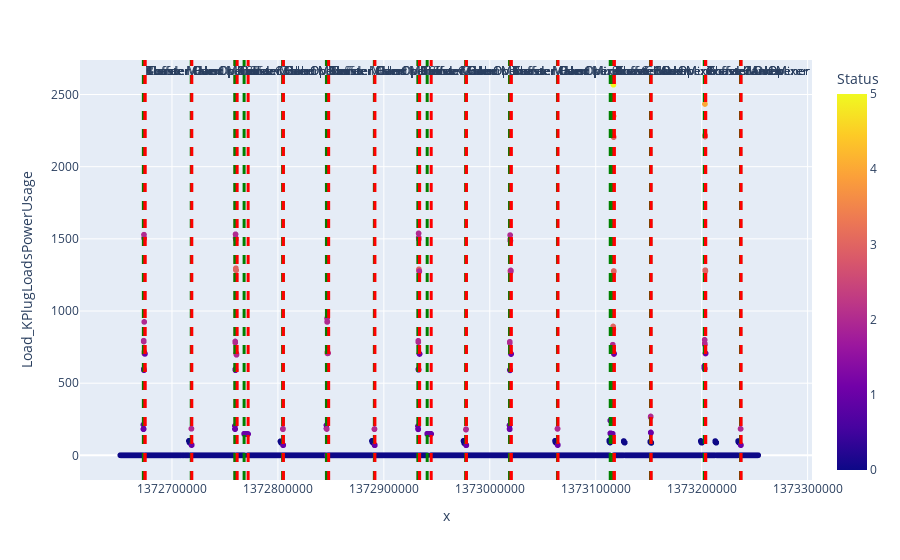

Notebook code cell kept with this figure:
### Code cell
fig = px.scatter(kitchenplugs, x=[time.timestamp() for time in kitchenplugs["Timestamp"]], y="Load_KPlugLoadsPowerUsage", color="Status")
for appliance, df in appliance_dict.items():
    for index in df.index:
        fig.add_vline(x=df.loc[index, "Timestamp"].timestamp(), line_width=3, line_dash="dash",
                      annotation_text=df.loc[index, "Appliance"], line_color=df.loc[index, "Color"])  #

fig.update_layout(
    xaxis_tickformat = "yyyy-mm-dd HH:MM:SS"
)

fig.show()

### Figure 1 — Plotly figure (JSON) as saved in the notebook; plotly's stock layout.template omitted (floating-point values rounded to 4 significant figures; data arrays with more than 128 entries replaced by an {"elided": "..."} marker saying what was removed)
{"data": [{"hovertemplate": "x=%{x}<br>Load_KPlugLoadsPowerUsage=%{y}<br>Status=%{marker.color}<extra></extra>", "legendgroup": "", "marker": {"color": {"elided": "10001 float values"}, "coloraxis": "coloraxis", "symbol": "circle"}, "mode": "markers", "name": "", "showlegend": false, "x": {"elided": "10001 float values"}, "xaxis": "x", "y": {"elided": "10001 float values"}, "yaxis": "y", "type": "scattergl"}], "layout": {"xaxis": {"anchor": "y", "domain": [0.0, 1.0], "title": {"text": "x"}, "tickformat": "yyyy-mm-dd HH:MM:SS"}, "yaxis": {"anchor": "x", "domain": [0.0, 1.0], "title": {"text": "Load_KPlugLoadsPowerUsage"}}, "coloraxis": {"colorbar": {"title": {"text": "Status"}}, "colorscale": [[0.0, "#0d0887"], [0.1111, "#46039f"], [0.2222, "#7201a8"], [0.3333, "#9c179e"], [0.4444, "#bd3786"], [0.5556, "#d8576b"], [0.6667, "#ed7953"], [0.7778, "#fb9f3a"], [0.8889, "#fdca26"], [1.0, "#f0f921"]]}, "legend": {"tracegroupgap": 0}, "margin": {"t": 60}, "shapes": [{"line": {"color": "green", "dash": "dash", "width": 3}, "type": "line", "x0": 1373000000.0, "x1": 1373000000.0, "xref": "x", "y0": 0, "y1": 1, "yref": "y domain"}, {"line": {"color": "red", "dash": "dash", "width": 3}, "type": "line", "x0": 1373000000.0, "x1": 1373000000.0, "xref": "x", "y0": 0, "y1": 1, "yref": "y domain"}, {"line": {"color": "green", "dash": "dash", "width": 3}, "type": "line", "x0": 1373000000.0, "x1": 1373000000.0, "xref": "x", "y0": 0, "y1": 1, "yref": "y domain"}, {"line": {"color": "red", "dash": "dash", "width": 3}, "type": "line", "x0": 1373000000.0, "x1": 1373000000.0, "xref": "x", "y0": 0, "y1": 1, "yref": "y domain"}, {"line": {"color": "green", "dash": "dash", "width": 3}, "type": "line", "x0": 1373000000.0, "x1": 1373000000.0, "xref": "x", "y0": 0, "y1": 1, "yref": "y domain"}, {"line": {"color": "red", "dash": "dash", "width": 3}, "type": "line", "x0": 1373000000.0, "x1": 1373000000.0, "xref": "x", "y0": 0, "y1": 1, "yref": "y domain"}, {"line": {"color": "green", "dash": "dash", "width": 3}, "type": "line", "x0": 1373000000.0, "x1": 1373000000.0, "xref": "x", "y0": 0, "y1": 1, "yref": "y domain"}, {"line": {"color": "red", "dash": "dash", "width": 3}, "type": "line", "x0": 1373000000.0, "x1": 1373000000.0, "xref": "x", "y0": 0, "y1": 1, "yref": "y domain"}, {"line": {"color": "green", "dash": "dash", "width": 3}, "type": "line", "x0": 1373000000.0, "x1": 1373000000.0, "xref": "x", "y0": 0, "y1": 1, "yref": "y domain"}, {"line": {"color": "red", "dash": "dash", "width": 3}, "type": "line", "x0": 1373000000.0, "x1": 1373000000.0, "xref": "x", "y0": 0, "y1": 1, "yref": "y domain"}, {"line": {"color": "green", "dash": "dash", "width": 3}, "type": "line", "x0": 1373000000.0, "x1": 1373000000.0, "xref": "x", "y0": 0, "y1": 1, "yref": "y domain"}, {"line": {"color": "red", "dash": "dash", "width": 3}, "type": "line", "x0": 1373000000.0, "x1": 1373000000.0, "xref": "x", "y0": 0, "y1": 1, "yref": "y domain"}, {"line": {"color": "green", "dash": "dash", "width": 3}, "type": "line", "x0": 1373000000.0, "x1": 1373000000.0, "xref": "x", "y0": 0, "y1": 1, "yref": "y domain"}, {"line": {"color": "red", "dash": "dash", "width": 3}, "type": "line", "x0": 1373000000.0, "x1": 1373000000.0, "xref": "x", "y0": 0, "y1": 1, "yref": "y domain"}, {"line": {"color": "green", "dash": "dash", "width": 3}, "type": "line", "x0": 1373000000.0, "x1": 1373000000.0, "xref": "x", "y0": 0, "y1": 1, "yref": "y domain"}, {"line": {"color": "red", "dash": "dash", "width": 3}, "type": "line", "x0": 1373000000.0, "x1": 1373000000.0, "xref": "x", "y0": 0, "y1": 1, "yref": "y domain"}, {"line": {"color": "green", "dash": "dash", "width": 3}, "type": "line", "x0": 1373000000.0, "x1": 1373000000.0, "xref": "x", "y0": 0, "y1": 1, "yref": "y domain"}, {"line": {"color": "red", "dash": "dash", "width": 3}, "type": "line", "x0": 1373000000.0, "x1": 1373000000.0, "xref": "x", "y0": 0, "y1": 1, "yref": "y domain"}, {"line": {"color": "green", "dash": "dash", "width": 3}, "type": "line", "x0": 1373000000.0, "x1": 1373000000.0, "xref": "x", "y0": 0, "y1": 1, "yref": "y domain"}, {"line": {"color": "red", "dash": "dash", "width": 3}, "type": "line", "x0": 1373000000.0, "x1": 1373000000.0, "xref": "x", "y0": 0, "y1": 1, "yref": "y domain"}, {"line": {"color": "green", "dash": "dash", "width": 3}, "type": "line", "x0": 1373000000.0, "x1": 1373000000.0, "xref": "x", "y0": 0, "y1": 1, "yref": "y domain"}, {"line": {"color": "red", "dash": "dash", "width": 3}, "type": "line", "x0": 1373000000.0, "x1": 1373000000.0, "xref": "x", "y0": 0, "y1": 1, "yref": "y domain"}, {"line": {"color": "green", "dash": "dash", "width": 3}, "type": "line", "x0": 1373000000.0, "x1": 1373000000.0, "xref": "x", "y0": 0, "y1": 1, "yref": "y domain"}, {"line": {"color": "red", "dash": "dash", "width": 3}, "type": "line", "x0": 1373000000.0, "x1": 1373000000.0, "xref": "x", "y0": 0, "y1": 1, "yref": "y domain"}, {"line": {"color": "green", "dash": "dash", "width": 3}, "type": "line", "x0": 1373000000.0, "x1": 1373000000.0, "xref": "x", "y0": 0, "y1": 1, "yref": "y domain"}, {"line": {"color": "red", "dash": "dash", "width": 3}, "type": "line", "x0": 1373000000.0, "x1": 1373000000.0, "xref": "x", "y0": 0, "y1": 1, "yref": "y domain"}, {"line": {"color": "green", "dash": "dash", "width": 3}, "type": "line", "x0": 1373000000.0, "x1": 1373000000.0, "xref": "x", "y0": 0, "y1": 1, "yref": "y domain"}, {"line": {"color": "red", "dash": "dash", "width": 3}, "type": "line", "x0": 1373000000.0, "x1": 1373000000.0, "xref": "x", "y0": 0, "y1": 1, "yref": "y domain"}, {"line": {"color": "green", "dash": "dash", "width": 3}, "type": "line", "x0": 1373000000.0, "x1": 1373000000.0, "xref": "x", "y0": 0, "y1": 1, "yref": "y domain"}, {"line": {"color": "red", "dash": "dash", "width": 3}, "type": "line", "x0": 1373000000.0, "x1": 1373000000.0, "xref": "x", "y0": 0, "y1": 1, "yref": "y domain"}, {"line": {"color": "green", "dash": "dash", "width": 3}, "type": "line", "x0": 1373000000.0, "x1": 1373000000.0, "xref": "x", "y0": 0, "y1": 1, "yref": "y domain"}, {"line": {"color": "red", "dash": "dash", "width": 3}, "type": "line", "x0": 1373000000.0, "x1": 1373000000.0, "xref": "x", "y0": 0, "y1": 1, "yref": "y domain"}, {"line": {"color": "green", "dash": "dash", "width": 3}, "type": "line", "x0": 1373000000.0, "x1": 1373000000.0, "xref": "x", "y0": 0, "y1": 1, "yref": "y domain"}, {"line": {"color": "red", "dash": "dash", "width": 3}, "type": "line", "x0": 1373000000.0, "x1": 1373000000.0, "xref": "x", "y0": 0, "y1": 1, "yref": "y domain"}, {"line": {"color": "green", "dash": "dash", "width": 3}, "type": "line", "x0": 1373000000.0, "x1": 1373000000.0, "xref": "x", "y0": 0, "y1": 1, "yref": "y domain"}, {"line": {"color": "red", "dash": "dash", "width": 3}, "type": "line", "x0": 1373000000.0, "x1": 1373000000.0, "xref": "x", "y0": 0, "y1": 1, "yref": "y domain"}, {"line": {"color": "green", "dash": "dash", "width": 3}, "type": "line", "x0": 1373000000.0, "x1": 1373000000.0, "xref": "x", "y0": 0, "y1": 1, "yref": "y domain"}, {"line": {"color": "red", "dash": "dash", "width": 3}, "type": "line", "x0": 1373000000.0, "x1": 1373000000.0, "xref": "x", "y0": 0, "y1": 1, "yref": "y domain"}, {"line": {"color": "green", "dash": "dash", "width": 3}, "type": "line", "x0": 1373000000.0, "x1": 1373000000.0, "xref": "x", "y0": 0, "y1": 1, "yref": "y domain"}, {"line": {"color": "red", "dash": "dash", "width": 3}, "type": "line", "x0": 1373000000.0, "x1": 1373000000.0, "xref": "x", "y0": 0, "y1": 1, "yref": "y domain"}, {"line": {"color": "green", "dash": "dash", "width": 3}, "type": "line", "x0": 1373000000.0, "x1": 1373000000.0, "xref": "x", "y0": 0, "y1": 1, "yref": "y domain"}, {"line": {"color": "red", "dash": "dash", "width": 3}, "type": "line", "x0": 1373000000.0, "x1": 1373000000.0, "xref": "x", "y0": 0, "y1": 1, "yref": "y domain"}, {"line": {"color": "green", "dash": "dash", "width": 3}, "type": "line", "x0": 1373000000.0, "x1": 1373000000.0, "xref": "x", "y0": 0, "y1": 1, "yref": "y domain"}, {"line": {"color": "red", "dash": "dash", "width": 3}, "type": "line", "x0": 1373000000.0, "x1": 1373000000.0, "xref": "x", "y0": 0, "y1": 1, "yref": "y domain"}, {"line": {"color": "green", "dash": "dash", "width": 3}, "type": "line", "x0": 1373000000.0, "x1": 1373000000.0, "xref": "x", "y0": 0, "y1": 1, "yref": "y domain"}, {"line": {"color": "red", "dash": "dash", "width": 3}, "type": "line", "x0": 1373000000.0, "x1": 1373000000.0, "xref": "x", "y0": 0, "y1": 1, "yref": "y domain"}, {"line": {"color": "green", "dash": "dash", "width": 3}, "type": "line", "x0": 1373000000.0, "x1": 1373000000.0, "xref": "x", "y0": 0, "y1": 1, "yref": "y domain"}, {"line": {"color": "red", "dash": "dash", "width": 3}, "type": "line", "x0": 1373000000.0, "x1": 1373000000.0, "xref": "x", "y0": 0, "y1": 1, "yref": "y domain"}, {"line": {"color": "green", "dash": "dash", "width": 3}, "type": "line", "x0": 1373000000.0, "x1": 1373000000.0, "xref": "x", "y0": 0, "y1": 1, "yref": "y domain"}, {"line": {"color": "red", "dash": "dash", "width": 3}, "type": "line", "x0": 1373000000.0, "x1": 1373000000.0, "xref": "x", "y0": 0, "y1": 1, "yref": "y domain"}, {"line": {"color": "green", "dash": "dash", "width": 3}, "type": "line", "x0": 1373000000.0, "x1": 1373000000.0, "xref": "x", "y0": 0, "y1": 1, "yref": "y domain"}, {"line": {"color": "red", "dash": "dash", "width": 3}, "type": "line", "x0": 1373000000.0, "x1": 1373000000.0, "xref": "x", "y0": 0, "y1": 1, "yref": "y domain"}, {"line": {"color": "green", "dash": "dash", "width": 3}, "type": "line", "x0": 1373000000.0, "x1": 1373000000.0, "xref": "x", "y0": 0, "y1": 1, "yref": "y domain"}, {"line": {"color": "red", "dash": "dash", "width": 3}, "type": "line", "x0": 1373000000.0, "x1": 1373000000.0, "xref": "x", "y0": 0, "y1": 1, "yref": "y domain"}, {"line": {"color": "green", "dash": "dash", "width": 3}, "type": "line", "x0": 1373000000.0, "x1": 1373000000.0, "xref": "x", "y0": 0, "y1": 1, "yref": "y domain"}, {"line": {"color": "red", "dash": "dash", "width": 3}, "type": "line", "x0": 1373000000.0, "x1": 1373000000.0, "xref": "x", "y0": 0, "y1": 1, "yref": "y domain"}, {"line": {"color": "green", "dash": "dash", "width": 3}, "type": "line", "x0": 1373000000.0, "x1": 1373000000.0, "xref": "x", "y0": 0, "y1": 1, "yref": "y domain"}, {"line": {"color": "red", "dash": "dash", "width": 3}, "type": "line", "x0": 1373000000.0, "x1": 1373000000.0, "xref": "x", "y0": 0, "y1": 1, "yref": "y domain"}, {"line": {"color": "green", "dash": "dash", "width": 3}, "type": "line", "x0": 1373000000.0, "x1": 1373000000.0, "xref": "x", "y0": 0, "y1": 1, "yref": "y domain"}, {"line": {"color": "red", "dash": "dash", "width": 3}, "type": "line", "x0": 1373000000.0, "x1": 1373000000.0, "xref": "x", "y0": 0, "y1": 1, "yref": "y domain"}, {"line": {"color": "green", "dash": "dash", "width": 3}, "type": "line", "x0": 1373000000.0, "x1": 1373000000.0, "xref": "x", "y0": 0, "y1": 1, "yref": "y domain"}, {"line": {"color": "red", "dash": "dash", "width": 3}, "type": "line", "x0": 1373000000.0, "x1": 1373000000.0, "xref": "x", "y0": 0, "y1": 1, "yref": "y domain"}, {"line": {"color": "green", "dash": "dash", "width": 3}, "type": "line", "x0": 1373000000.0, "x1": 1373000000.0, "xref": "x", "y0": 0, "y1": 1, "yref": "y domain"}, {"line": {"color": "red", "dash": "dash", "width": 3}, "type": "line", "x0": 1373000000.0, "x1": 1373000000.0, "xref": "x", "y0": 0, "y1": 1, "yref": "y domain"}, {"line": {"color": "green", "dash": "dash", "width": 3}, "type": "line", "x0": 1373000000.0, "x1": 1373000000.0, "xref": "x", "y0": 0, "y1": 1, "yref": "y domain"}, {"line": {"color": "red", "dash": "dash", "width": 3}, "type": "line", "x0": 1373000000.0, "x1": 1373000000.0, "xref": "x", "y0": 0, "y1": 1, "yref": "y domain"}, {"line": {"color": "green", "dash": "dash", "width": 3}, "type": "line", "x0": 1373000000.0, "x1": 1373000000.0, "xref": "x", "y0": 0, "y1": 1, "yref": "y domain"}, {"line": {"color": "red", "dash": "dash", "width": 3}, "type": "line", "x0": 1373000000.0, "x1": 1373000000.0, "xref": "x", "y0": 0, "y1": 1, "yref": "y domain"}, {"line": {"color": "green", "dash": "dash", "width": 3}, "type": "line", "x0": 1373000000.0, "x1": 1373000000.0, "xref": "x", "y0": 0, "y1": 1, "yref": "y domain"}, {"line": {"color": "red", "dash": "dash", "width": 3}, "type": "line", "x0": 1373000000.0, "x1": 1373000000.0, "xref": "x", "y0": 0, "y1": 1, "yref": "y domain"}, {"line": {"color": "green", "dash": "dash", "width": 3}, "type": "line", "x0": 1373000000.0, "x1": 1373000000.0, "xref": "x", "y0": 0, "y1": 1, "yref": "y domain"}, {"line": {"color": "red", "dash": "dash", "width": 3}, "type": "line", "x0": 1373000000.0, "x1": 1373000000.0, "xref": "x", "y0": 0, "y1": 1, "yref": "y domain"}, {"line": {"color": "green", "dash": "dash", "width": 3}, "type": "line", "x0": 1373000000.0, "x1": 1373000000.0, "xref": "x", "y0": 0, "y1": 1, "yref": "y domain"}, {"line": {"color": "red", "dash": "dash", "width": 3}, "type": "line", "x0": 1373000000.0, "x1": 1373000000.0, "xref": "x", "y0": 0, "y1": 1, "yref": "y domain"}, {"line": {"color": "green", "dash": "dash", "width": 3}, "type": "line", "x0": 1373000000.0, "x1": 1373000000.0, "xref": "x", "y0": 0, "y1": 1, "yref": "y domain"}, {"line": {"color": "red", "dash": "dash", "width": 3}, "type": "line", "x0": 1373000000.0, "x1": 1373000000.0, "xref": "x", "y0": 0, "y1": 1, "yref": "y domain"}, {"line": {"color": "green", "dash": "dash", "width": 3}, "type": "line", "x0": 1373000000.0, "x1": 1373000000.0, "xref": "x", "y0": 0, "y1": 1, "yref": "y domain"}, {"line": {"color": "red", "dash": "dash", "width": 3}, "type": "line", "x0": 1373000000.0, "x1": 1373000000.0, "xref": "x", "y0": 0, "y1": 1, "yref": "y domain"}, {"line": {"color": "green", "dash": "dash", "width": 3}, "type": "line", "x0": 1373000000.0, "x1": 1373000000.0, "xref": "x", "y0": 0, "y1": 1, "yref": "y domain"}, {"line": {"color": "red", "dash": "dash", "width": 3}, "type": "line", "x0": 1373000000.0, "x1": 1373000000.0, "xref": "x", "y0": 0, "y1": 1, "yref": "y domain"}, {"line": {"color": "green", "dash": "dash", "width": 3}, "type": "line", "x0": 1373000000.0, "x1": 1373000000.0, "xref": "x", "y0": 0, "y1": 1, "yref": "y domain"}, {"line": {"color": "red", "dash": "dash", "width": 3}, "type": "line", "x0": 1373000000.0, "x1": 1373000000.0, "xref": "x", "y0": 0, "y1": 1, "yref": "y domain"}, {"line": {"color": "green", "dash": "dash", "width": 3}, "type": "line", "x0": 1373000000.0, "x1": 1373000000.0, "xref": "x", "y0": 0, "y1": 1, "yref": "y domain"}, {"line": {"color": "red", "dash": "dash", "width": 3}, "type": "line", "x0": 1373000000.0, "x1": 1373000000.0, "xref": "x", "y0": 0, "y1": 1, "yref": "y domain"}, {"line": {"color": "green", "dash": "dash", "width": 3}, "type": "line", "x0": 1373000000.0, "x1": 1373000000.0, "xref": "x", "y0": 0, "y1": 1, "yref": "y domain"}, {"line": {"color": "red", "dash": "dash", "width": 3}, "type": "line", "x0": 1373000000.0, "x1": 1373000000.0, "xref": "x", "y0": 0, "y1": 1, "yref": "y domain"}, {"line": {"color": "green", "dash": "dash", "width": 3}, "type": "line", "x0": 1373000000.0, "x1": 1373000000.0, "xref": "x", "y0": 0, "y1": 1, "yref": "y domain"}, {"line": {"color": "red", "dash": "dash", "width": 3}, "type": "line", "x0": 1373000000.0, "x1": 1373000000.0, "xref": "x", "y0": 0, "y1": 1, "yref": "y domain"}, {"line": {"color": "green", "dash": "dash", "width": 3}, "type": "line", "x0": 1373000000.0, "x1": 1373000000.0, "xref": "x", "y0": 0, "y1": 1, "yref": "y domain"}, {"line": {"color": "red", "dash": "dash", "width": 3}, "type": "line", "x0": 1373000000.0, "x1": 1373000000.0, "xref": "x", "y0": 0, "y1": 1, "yref": "y domain"}], "annotations": [{"showarrow": false, "text": "Blender", "x": 1373000000.0, "xanchor": "left", "xref": "x", "y": 1, "yanchor": "top", "yref": "y domain"}, {"showarrow": false, "text": "Blender", "x": 1373000000.0, "xanchor": "left", "xref": "x", "y": 1, "yanchor": "top", "yref": "y domain"}, {"showarrow": false, "text": "Blender", "x": 1373000000.0, "xanchor": "left", "xref": "x", "y": 1, "yanchor": "top", "yref": "y domain"}, {"showarrow": false, "text": "Blender", "x": 1373000000.0, "xanchor": "left", "xref": "x", "y": 1, "yanchor": "top", "yref": "y domain"}, {"showarrow": false, "text": "Blender", "x": 1373000000.0, "xanchor": "left", "xref": "x", "y": 1, "yanchor": "top", "yref": "y domain"}, {"showarrow": false, "text": "Blender", "x": 1373000000.0, "xanchor": "left", "xref": "x", "y": 1, "yanchor": "top", "yref": "y domain"}, {"showarrow": false, "text": "Blender", "x": 1373000000.0, "xanchor": "left", "xref": "x", "y": 1, "yanchor": "top", "yref": "y domain"}, {"showarrow": false, "text": "Blender", "x": 1373000000.0, "xanchor": "left", "xref": "x", "y": 1, "yanchor": "top", "yref": "y domain"}, {"showarrow": false, "text": "Blender", "x": 1373000000.0, "xanchor": "left", "xref": "x", "y": 1, "yanchor": "top", "yref": "y domain"}, {"showarrow": false, "text": "Blender", "x": 1373000000.0, "xanchor": "left", "xref": "x", "y": 1, "yanchor": "top", "yref": "y domain"}, {"showarrow": false, "text": "Blender", "x": 1373000000.0, "xanchor": "left", "xref": "x", "y": 1, "yanchor": "top", "yref": "y domain"}, {"showarrow": false, "text": "Blender", "x": 1373000000.0, "xanchor": "left", "xref": "x", "y": 1, "yanchor": "top", "yref": "y domain"}, {"showarrow": false, "text": "Blender", "x": 1373000000.0, "xanchor": "left", "xref": "x", "y": 1, "yanchor": "top", "yref": "y domain"}, {"showarrow": false, "text": "Blender", "x": 1373000000.0, "xanchor": "left", "xref": "x", "y": 1, "yanchor": "top", "yref": "y domain"}, {"showarrow": false, "text": "Toaster Oven", "x": 1373000000.0, "xanchor": "left", "xref": "x", "y": 1, "yanchor": "top", "yref": "y domain"}, {"showarrow": false, "text": "Toaster Oven", "x": 1373000000.0, "xanchor": "left", "xref": "x", "y": 1, "yanchor": "top", "yref": "y domain"}, {"showarrow": false, "text": "Toaster Oven", "x": 1373000000.0, "xanchor": "left", "xref": "x", "y": 1, "yanchor": "top", "yref": "y domain"}, {"showarrow": false, "text": "Toaster Oven", "x": 1373000000.0, "xanchor": "left", "xref": "x", "y": 1, "yanchor": "top", "yref": "y domain"}, {"showarrow": false, "text": "Toaster Oven", "x": 1373000000.0, "xanchor": "left", "xref": "x", "y": 1, "yanchor": "top", "yref": "y domain"}, {"showarrow": false, "text": "Toaster Oven", "x": 1373000000.0, "xanchor": "left", "xref": "x", "y": 1, "yanchor": "top", "yref": "y domain"}, {"showarrow": false, "text": "Toaster Oven", "x": 1373000000.0, "xanchor": "left", "xref": "x", "y": 1, "yanchor": "top", "yref": "y domain"}, {"showarrow": false, "text": "Toaster Oven", "x": 1373000000.0, "xanchor": "left", "xref": "x", "y": 1, "yanchor": "top", "yref": "y domain"}, {"showarrow": false, "text": "Toaster Oven", "x": 1373000000.0, "xanchor": "left", "xref": "x", "y": 1, "yanchor": "top", "yref": "y domain"}, {"showarrow": false, "text": "Toaster Oven", "x": 1373000000.0, "xanchor": "left", "xref": "x", "y": 1, "yanchor": "top", "yref": "y domain"}, {"showarrow": false, "text": "Toaster Oven", "x": 1373000000.0, "xanchor": "left", "xref": "x", "y": 1, "yanchor": "top", "yref": "y domain"}, {"showarrow": false, "text": "Toaster Oven", "x": 1373000000.0, "xanchor": "left", "xref": "x", "y": 1, "yanchor": "top", "yref": "y domain"}, {"showarrow": false, "text": "Toaster Oven", "x": 1373000000.0, "xanchor": "left", "xref": "x", "y": 1, "yanchor": "top", "yref": "y domain"}, {"showarrow": false, "text": "Toaster Oven", "x": 1373000000.0, "xanchor": "left", "xref": "x", "y": 1, "yanchor": "top", "yref": "y domain"}, {"showarrow": false, "text": "Slow Cooker", "x": 1373000000.0, "xanchor": "left", "xref": "x", "y": 1, "yanchor": "top", "yref": "y domain"}, {"showarrow": false, "text": "Slow Cooker", "x": 1373000000.0, "xanchor": "left", "xref": "x", "y": 1, "yanchor": "top", "yref": "y domain"}, {"showarrow": false, "text": "Slow Cooker", "x": 1373000000.0, "xanchor": "left", "xref": "x", "y": 1, "yanchor": "top", "yref": "y domain"}, {"showarrow": false, "text": "Slow Cooker", "x": 1373000000.0, "xanchor": "left", "xref": "x", "y": 1, "yanchor": "top", "yref": "y domain"}, {"showarrow": false, "text": "Slow Cooker", "x": 1373000000.0, "xanchor": "left", "xref": "x", "y": 1, "yanchor": "top", "yref": "y domain"}, {"showarrow": false, "text": "Slow Cooker", "x": 1373000000.0, "xanchor": "left", "xref": "x", "y": 1, "yanchor": "top", "yref": "y domain"}, {"showarrow": false, "text": "Toaster", "x": 1373000000.0, "xanchor": "left", "xref": "x", "y": 1, "yanchor": "top", "yref": "y domain"}, {"showarrow": false, "text": "Toaster", "x": 1373000000.0, "xanchor": "left", "xref": "x", "y": 1, "yanchor": "top", "yref": "y domain"}, {"showarrow": false, "text": "Toaster", "x": 1373000000.0, "xanchor": "left", "xref": "x", "y": 1, "yanchor": "top", "yref": "y domain"}, {"showarrow": false, "text": "Toaster", "x": 1373000000.0, "xanchor": "left", "xref": "x", "y": 1, "yanchor": "top", "yref": "y domain"}, {"showarrow": false, "text": "Toaster", "x": 1373000000.0, "xanchor": "left", "xref": "x", "y": 1, "yanchor": "top", "yref": "y domain"}, {"showarrow": false, "text": "Toaster", "x": 1373000000.0, "xanchor": "left", "xref": "x", "y": 1, "yanchor": "top", "yref": "y domain"}, {"showarrow": false, "text": "Toaster", "x": 1373000000.0, "xanchor": "left", "xref": "x", "y": 1, "yanchor": "top", "yref": "y domain"}, {"showarrow": false, "text": "Toaster", "x": 1373000000.0, "xanchor": "left", "xref": "x", "y": 1, "yanchor": "top", "yref": "y domain"}, {"showarrow": false, "text": "Toaster", "x": 1373000000.0, "xanchor": "left", "xref": "x", "y": 1, "yanchor": "top", "yref": "y domain"}, {"showarrow": false, "text": "Toaster", "x": 1373000000.0, "xanchor": "left", "xref": "x", "y": 1, "yanchor": "top", "yref": "y domain"}, {"showarrow": false, "text": "Toaster", "x": 1373000000.0, "xanchor": "left", "xref": "x", "y": 1, "yanchor": "top", "yref": "y domain"}, {"showarrow": false, "text": "Toaster", "x": 1373000000.0, "xanchor": "left", "xref": "x", "y": 1, "yanchor": "top", "yref": "y domain"}, {"showarrow": false, "text": "Toaster", "x": 1373000000.0, "xanchor": "left", "xref": "x", "y": 1, "yanchor": "top", "yref": "y domain"}, {"showarrow": false, "text": "Toaster", "x": 1373000000.0, "xanchor": "left", "xref": "x", "y": 1, "yanchor": "top", "yref": "y domain"}, {"showarrow": false, "text": "Hand Mixer", "x": 1373000000.0, "xanchor": "left", "xref": "x", "y": 1, "yanchor": "top", "yref": "y domain"}, {"showarrow": false, "text": "Hand Mixer", "x": 1373000000.0, "xanchor": "left", "xref": "x", "y": 1, "yanchor": "top", "yref": "y domain"}, {"showarrow": false, "text": "Hand Mixer", "x": 1373000000.0, "xanchor": "left", "xref": "x", "y": 1, "yanchor": "top", "yref": "y domain"}, {"showarrow": false, "text": "Hand Mixer", "x": 1373000000.0, "xanchor": "left", "xref": "x", "y": 1, "yanchor": "top", "yref": "y domain"}, {"showarrow": false, "text": "Hand Mixer", "x": 1373000000.0, "xanchor": "left", "xref": "x", "y": 1, "yanchor": "top", "yref": "y domain"}, {"showarrow": false, "text": "Hand Mixer", "x": 1373000000.0, "xanchor": "left", "xref": "x", "y": 1, "yanchor": "top", "yref": "y domain"}, {"showarrow": false, "text": "Hand Mixer", "x": 1373000000.0, "xanchor": "left", "xref": "x", "y": 1, "yanchor": "top", "yref": "y domain"}, {"showarrow": false, "text": "Hand Mixer", "x": 1373000000.0, "xanchor": "left", "xref": "x", "y": 1, "yanchor": "top", "yref": "y domain"}, {"showarrow": false, "text": "Hand Mixer", "x": 1373000000.0, "xanchor": "left", "xref": "x", "y": 1, "yanchor": "top", "yref": "y domain"}, {"showarrow": false, "text": "Hand Mixer", "x": 1373000000.0, "xanchor": "left", "xref": "x", "y": 1, "yanchor": "top", "yref": "y domain"}, {"showarrow": false, "text": "Hand Mixer", "x": 1373000000.0, "xanchor": "left", "xref": "x", "y": 1, "yanchor": "top", "yref": "y domain"}, {"showarrow": false, "text": "Hand Mixer", "x": 1373000000.0, "xanchor": "left", "xref": "x", "y": 1, "yanchor": "top", "yref": "y domain"}, {"showarrow": false, "text": "Hand Mixer", "x": 1373000000.0, "xanchor": "left", "xref": "x", "y": 1, "yanchor": "top", "yref": "y domain"}, {"showarrow": false, "text": "Hand Mixer", "x": 1373000000.0, "xanchor": "left", "xref": "x", "y": 1, "yanchor": "top", "yref": "y domain"}, {"showarrow": false, "text": "Can Opener", "x": 1373000000.0, "xanchor": "left", "xref": "x", "y": 1, "yanchor": "top", "yref": "y domain"}, {"showarrow": false, "text": "Can Opener", "x": 1373000000.0, "xanchor": "left", "xref": "x", "y": 1, "yanchor": "top", "yref": "y domain"}, {"showarrow": false, "text": "Can Opener", "x": 1373000000.0, "xanchor": "left", "xref": "x", "y": 1, "yanchor": "top", "yref": "y domain"}, {"showarrow": false, "text": "Can Opener", "x": 1373000000.0, "xanchor": "left", "xref": "x", "y": 1, "yanchor": "top", "yref": "y domain"}, {"showarrow": false, "text": "Can Opener", "x": 1373000000.0, "xanchor": "left", "xref": "x", "y": 1, "yanchor": "top", "yref": "y domain"}, {"showarrow": false, "text": "Can Opener", "x": 1373000000.0, "xanchor": "left", "xref": "x", "y": 1, "yanchor": "top", "yref": "y domain"}, {"showarrow": false, "text": "Can Opener", "x": 1373000000.0, "xanchor": "left", "xref": "x", "y": 1, "yanchor": "top", "yref": "y domain"}, {"showarrow": false, "text": "Can Opener", "x": 1373000000.0, "xanchor": "left", "xref": "x", "y": 1, "yanchor": "top", "yref": "y domain"}, {"showarrow": false, "text": "Can Opener", "x": 1373000000.0, "xanchor": "left", "xref": "x", "y": 1, "yanchor": "top", "yref": "y domain"}, {"showarrow": false, "text": "Can Opener", "x": 1373000000.0, "xanchor": "left", "xref": "x", "y": 1, "yanchor": "top", "yref": "y domain"}, {"showarrow": false, "text": "Can Opener", "x": 1373000000.0, "xanchor": "left", "xref": "x", "y": 1, "yanchor": "top", "yref": "y domain"}, {"showarrow": false, "text": "Can Opener", "x": 1373000000.0, "xanchor": "left", "xref": "x", "y": 1, "yanchor": "top", "yref": "y domain"}, {"showarrow": false, "text": "Can Opener", "x": 1373000000.0, "xanchor": "left", "xref": "x", "y": 1, "yanchor": "top", "yref": "y domain"}, {"showarrow": false, "text": "Can Opener", "x": 1373000000.0, "xanchor": "left", "xref": "x", "y": 1, "yanchor": "top", "yref": "y domain"}, {"showarrow": false, "text": "Coffee Maker", "x": 1373000000.0, "xanchor": "left", "xref": "x", "y": 1, "yanchor": "top", "yref": "y domain"}, {"showarrow": false, "text": "Coffee Maker", "x": 1373000000.0, "xanchor": "left", "xref": "x", "y": 1, "yanchor": "top", "yref": "y domain"}, {"showarrow": false, "text": "Coffee Maker", "x": 1373000000.0, "xanchor": "left", "xref": "x", "y": 1, "yanchor": "top", "yref": "y domain"}, {"showarrow": false, "text": "Coffee Maker", "x": 1373000000.0, "xanchor": "left", "xref": "x", "y": 1, "yanchor": "top", "yref": "y domain"}, {"showarrow": false, "text": "Coffee Maker", "x": 1373000000.0, "xanchor": "left", "xref": "x", "y": 1, "yanchor": "top", "yref": "y domain"}, {"showarrow": false, "text": "Coffee Maker", "x": 1373000000.0, "xanchor": "left", "xref": "x", "y": 1, "yanchor": "top", "yref": "y domain"}, {"showarrow": false, "text": "Coffee Maker", "x": 1373000000.0, "xanchor": "left", "xref": "x", "y": 1, "yanchor": "top", "yref": "y domain"}, {"showarrow": false, "text": "Coffee Maker", "x": 1373000000.0, "xanchor": "left", "xref": "x", "y": 1, "yanchor": "top", "yref": "y domain"}, {"showarrow": false, "text": "Coffee Maker", "x": 1373000000.0, "xanchor": "left", "xref": "x", "y": 1, "yanchor": "top", "yref": "y domain"}, {"showarrow": false, "text": "Coffee Maker", "x": 1373000000.0, "xanchor": "left", "xref": "x", "y": 1, "yanchor": "top", "yref": "y domain"}, {"showarrow": false, "text": "Coffee Maker", "x": 1373000000.0, "xanchor": "left", "xref": "x", "y": 1, "yanchor": "top", "yref": "y domain"}, {"showarrow": false, "text": "Coffee Maker", "x": 1373000000.0, "xanchor": "left", "xref": "x", "y": 1, "yanchor": "top", "yref": "y domain"}, {"showarrow": false, "text": "Coffee Maker", "x": 1373000000.0, "xanchor": "left", "xref": "x", "y": 1, "yanchor": "top", "yref": "y domain"}, {"showarrow": false, "text": "Coffee Maker", "x": 1373000000.0, "xanchor": "left", "xref": "x", "y": 1, "yanchor": "top", "yref": "y domain"}]}}
